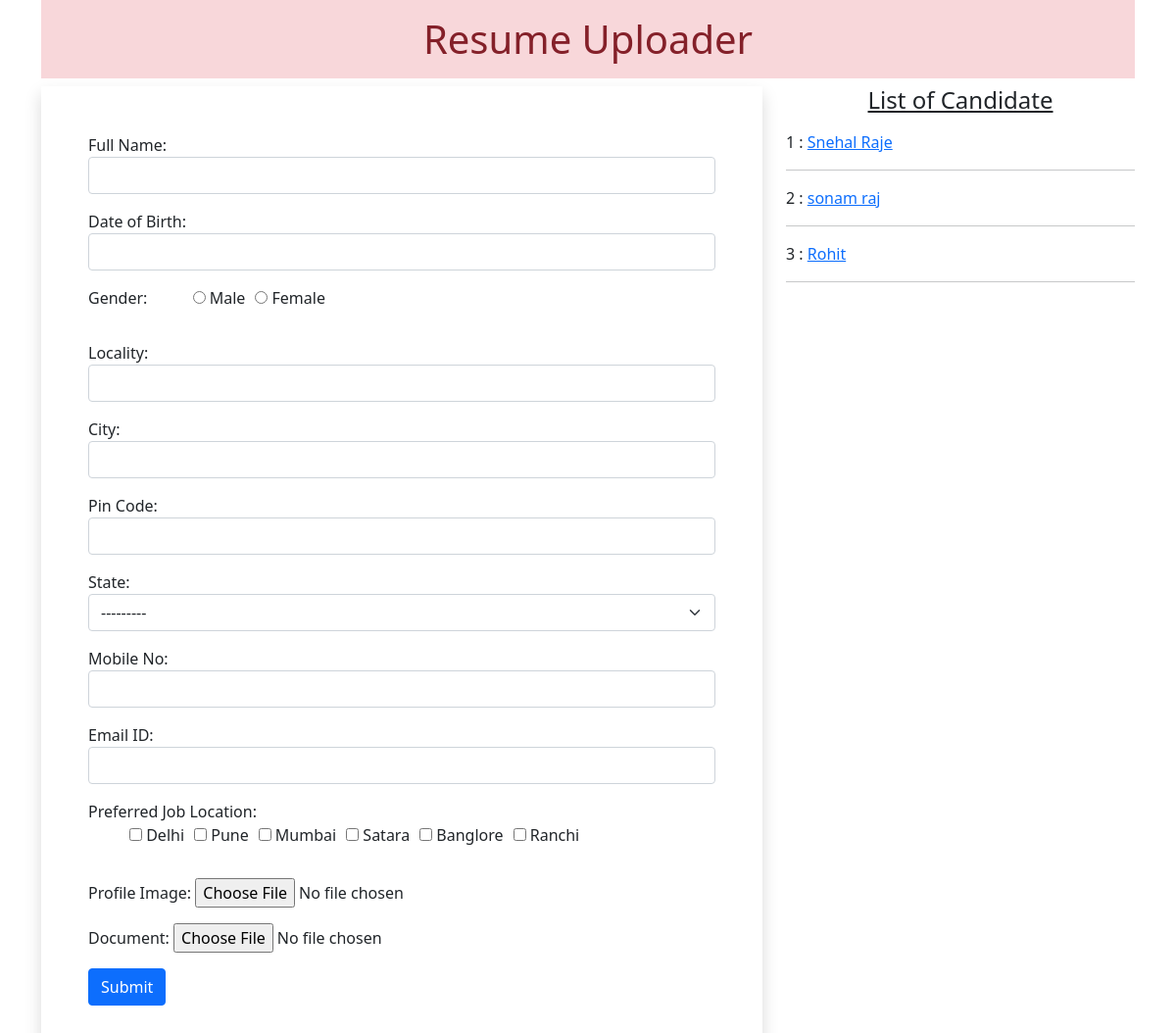
The page / on the database its author committed.
### app/models.py (models this page shows)
class Resume(models.Model):
    name=models.CharField(max_length=100)
    dob=models.DateField(auto_now=False,auto_now_add=False)
    gender=models.CharField(max_length=100)
    locality=models.CharField(max_length=100)
    city=models.CharField(max_length=100)
    pin=models.PositiveIntegerField()
    state=models.CharField(choices=STATE_CHOICE,max_length=50)
    mobile=models.PositiveIntegerField()
    email=models.EmailField()
    job_city=models.CharField(max_length=50)
    profile_image=models.ImageField(upload_to='profileimg',blank=True)
    my_file=models.FileField(upload_to='doc',blank=True)

### app/views.py (the view, shortened to what this page needs)
# urls.py: path('',views.HomeView.as_view(),name='Home_page'),
class HomeView(View):
    def get(self,request):
        form=ResumeForm()
        candidate=Resume.objects.all()
        return render(request,'Home.html',{'candidate':candidate,'form':form})

### Templates/Home.html (shortened to what this page needs)
<!DOCTYPE html>
{% load static %}
<html lang="en">
  <head>
    <link href="https://cdn.jsdelivr.net/npm/bootstrap@5.0.0-beta2/dist/css/bootstrap.min.css" rel="stylesheet">
    <link rel="stylesheet" href="//code.jquery.com/ui/1.12.1/themes/base/jquery-ui.css">
    <link rel="stylesheet" href="{% static 'app/css/style.css' %}">
</head>
<body>
 <div class="container mb-5">
  <h1 class="alert-danger text-center p-3">Resume Uploader</h1>
   <div class="row">
   <div class="col-sm-8">
      <form action="" method="post" enctype="multipart/form-data" class="shadow p-5">
          {% for fm in form %}
          <div class="form-group mb-3">
            {{fm.label_tag}} {{fm}} <small class="text-danger">{{fm.errors|striptags}}</small>
          </div>
          {% endfor %}
     <input type="submit" value="Submit" class="btn btn-primary">
    </form>
   </div>
   <div class="col-sm-4">
    <h4 class="text-center mb-3"><u>List of Candidate</u></h4>
    {% for candidate in candidate %}
     {{candidate.id}} : <a href="{% url 'candidate_page' candidate.id %}">{{candidate.name}}</a>
       <hr>
    {% endfor %}
   </div>
  </div>
 </div>
</body>
</html>

### app/static/app/css/style.css (style rules this page uses)
#id_gender, #id_job_city { list-style-type:none; display:inline-flex; }
#id_gender > li { padding-left:10px; }
#id_job_city > li { padding-left:10px; }

### rows shown on the page
Resume: id "1", name "Snehal Raje"
Resume: id "2", name "sonam raj"
Resume: id "3", name "Rohit"

### other values the page prints
{{ fm.label_tag }} "Full Name:" "Date of Birth:" "Gender:" "Locality:" "City:" "Pin Code:" "State:" "Mobile No:" "Email ID:" "Preferred Job Location:" "Profile Image:" "Document:"
